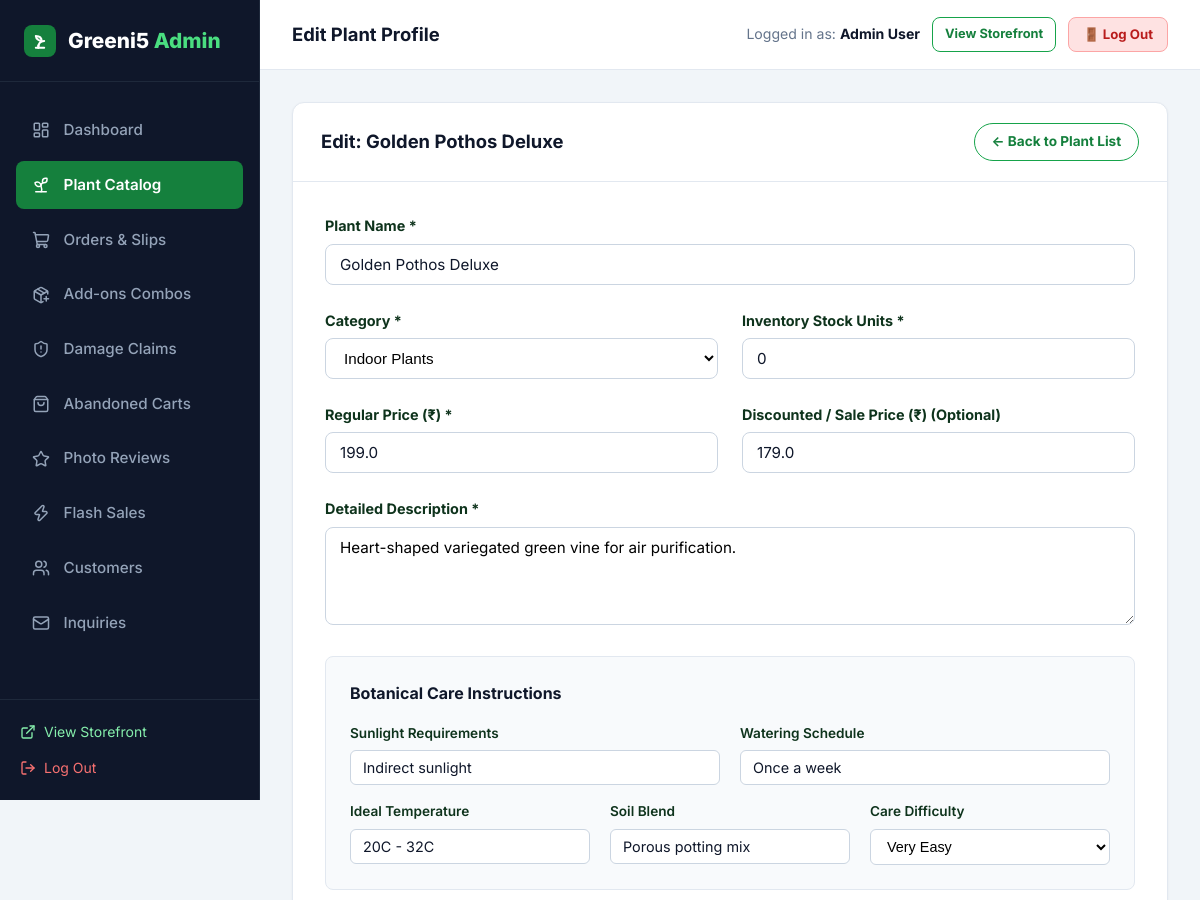
The app's page /admin/plants/edit/24 (signed in, upper part), older data.
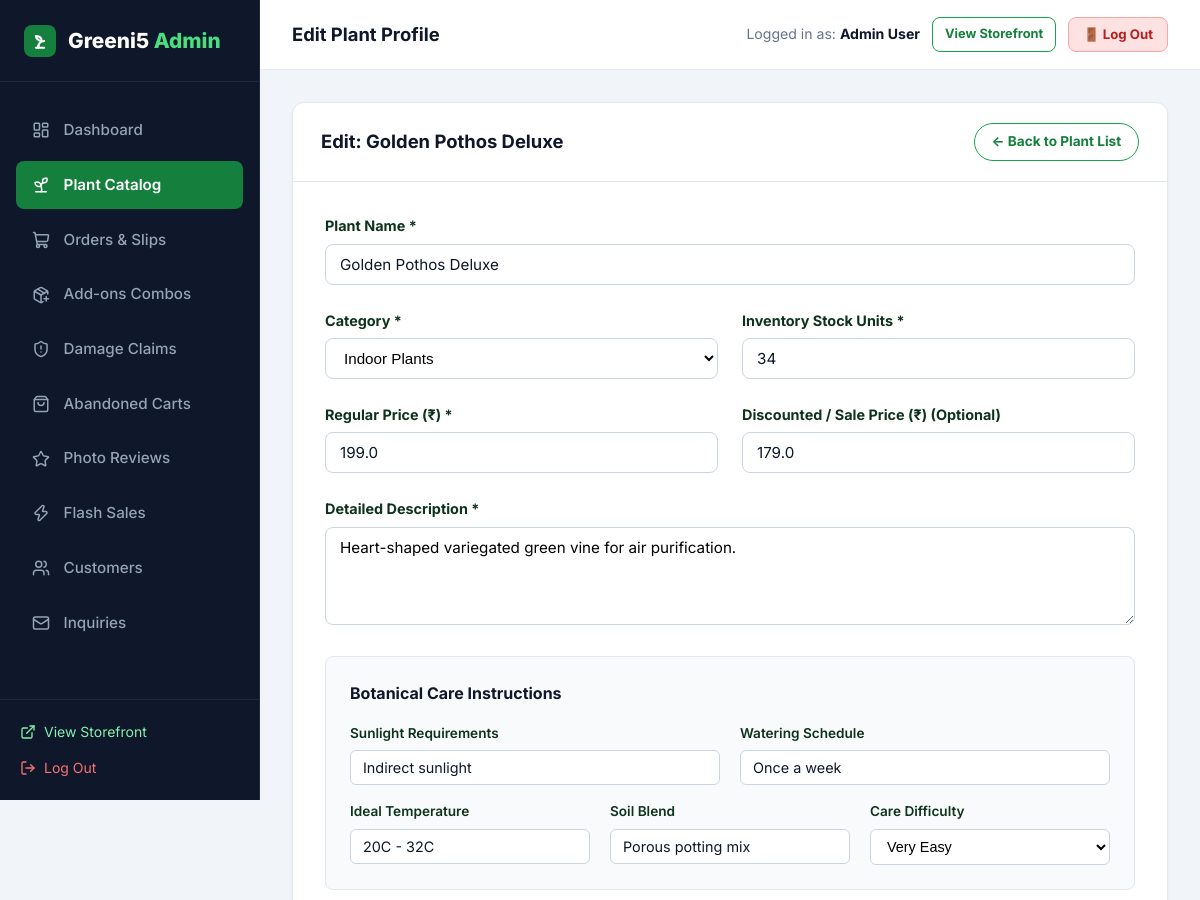
The same page, newer data.
### tables this page shows
CREATE TABLE plants (
    id INTEGER PRIMARY KEY AUTOINCREMENT,
    category_id INTEGER NOT NULL,
    name TEXT NOT NULL,
    slug TEXT NOT NULL UNIQUE,
    price REAL NOT NULL,
    discount_price REAL,
    stock INTEGER NOT NULL DEFAULT 10,
    description TEXT NOT NULL,
    sunlight TEXT,
    watering TEXT,
    temperature TEXT,
    soil TEXT,
    difficulty TEXT DEFAULT 'Easy',
    is_featured INTEGER DEFAULT 0,
    is_bestseller INTEGER DEFAULT 0,
    created_at TIMESTAMP DEFAULT CURRENT_TIMESTAMP,
    FOREIGN KEY (category_id) REFERENCES categories(id) ON DELETE CASCADE
);

### app.py (the view, shortened to what this page needs)
@app.route('/admin/plants/edit/<int:plant_id>', methods=['GET', 'POST'])
@admin_required
def admin_plant_edit(plant_id):
    plant = query_db('SELECT * FROM plants WHERE id = ?', (plant_id,), one=True)
    if not plant:
        abort(404)
    categories = query_db('SELECT * FROM categories ORDER BY name ASC')
    images = query_db('SELECT * FROM plant_images WHERE plant_id = ? ORDER BY is_primary DESC, id ASC', (plant_id,))
    variants = query_db('SELECT * FROM plant_variants WHERE plant_id = ? ORDER BY extra_price ASC', (plant_id,))
    return render_template('admin/plant_form.html', categories=categories, plant=plant, images=images, variants=variants)

### app.py (called while the page is built)
@app.after_request
def add_cache_control_headers(response):
    if response.content_type and 'text/html' in response.content_type:
        response.headers['Cache-Control'] = 'no-cache, no-store, must-revalidate, max-age=0'
        response.headers['Pragma'] = 'no-cache'
        response.headers['Expires'] = '0'
    return response

def admin_required(f):
    @wraps(f)
    def decorated_function(*args, **kwargs):
        if 'user_id' not in session:
            flash('Admin authentication required.', 'warning')
            return redirect(url_for('login', next=request.full_path.rstrip('?')))
        user = query_db('SELECT role FROM users WHERE id = ?', (session['user_id'],), one=True)
        if not user or user['role'] != 'admin':
            flash('Access denied. Administrator privileges required.', 'danger')
            return redirect(url_for('index'))
        return f(*args, **kwargs)
    return decorated_function

### database.py (called while the page is built)
def get_db():
    db = getattr(g, '_database', None)
    if db is None:
        db = g._database = sqlite3.connect(DATABASE)
        db.row_factory = sqlite3.Row
        db.execute('PRAGMA foreign_keys = ON;')
    return db

### templates/admin/plant_form.html (shortened to what the changed rows need)
{% extends "admin/base_admin.html" %}
{% block admin_content %}
<div class="admin-card" style="max-width: 900px; margin: 0 auto;">
  <div class="admin-card-header">
    <h3>{{ 'Edit: ' + plant.name if plant else 'New Botanical Product Details' }}</h3>
    <a href="{{ url_for('admin_plants') }}" class="btn btn-outline btn-sm">← Back to Plant List</a>
  </div>
  <div style="padding: 2rem;">
    <form action="{{ url_for('admin_plant_edit', plant_id=plant.id) if plant else url_for('admin_plant_add') }}" method="POST" enctype="multipart/form-data">
      <div style="margin-bottom: 1.5rem;">
        <label style="display: block; font-weight: 700; font-size: 0.9rem; margin-bottom: 0.4rem;">Plant Name *</label>
        <input type="text" name="name" required value="{{ plant.name if plant else '' }}" placeholder="e.g. Fiddle Leaf Fig (Ficus Lyrata)" style="width: 100%; padding: 10px 14px; border: 1px solid #cbd5e1; border-radius: 8px; font-size: 0.95rem;">
      </div>
      <div style="display: grid; grid-template-columns: 1fr 1fr; gap: 1.5rem; margin-bottom: 1.5rem;">
        <div>
          <label style="display: block; font-weight: 700; font-size: 0.9rem; margin-bottom: 0.4rem;">Inventory Stock Units *</label>
          <input type="number" name="stock" required min="0" value="{{ plant.stock if plant else 15 }}" style="width: 100%; padding: 10px 14px; border: 1px solid #cbd5e1; border-radius: 8px; font-size: 0.95rem;">
        </div>
      </div>
      <div style="display: grid; grid-template-columns: 1fr 1fr; gap: 1.5rem; margin-bottom: 1.5rem;">
        <div>
          <label style="display: block; font-weight: 700; font-size: 0.9rem; margin-bottom: 0.4rem;">Regular Price (₹) *</label>
          <input type="number" step="0.01" name="price" required value="{{ plant.price if plant else '' }}" placeholder="899.00" style="width: 100%; padding: 10px 14px; border: 1px solid #cbd5e1; border-radius: 8px; font-size: 0.95rem;">
        </div>
        <div>
          <label style="display: block; font-weight: 700; font-size: 0.9rem; margin-bottom: 0.4rem;">Discounted / Sale Price (₹) (Optional)</label>
          <input type="number" step="0.01" name="discount_price" value="{{ plant.discount_price if plant and plant.discount_price else '' }}" placeholder="749.00" style="width: 100%; padding: 10px 14px; border: 1px solid #cbd5e1; border-radius: 8px; font-size: 0.95rem;">
        </div>
      </div>
      <div style="margin-bottom: 1.5rem;">
        <label style="display: block; font-weight: 700; font-size: 0.9rem; margin-bottom: 0.4rem;">Detailed Description *</label>
        <textarea name="description" rows="4" required placeholder="Describe appearance, air purifying benefits, origin, aesthetic appeal..." style="width: 100%; padding: 10px 14px; border: 1px solid #cbd5e1; border-radius: 8px; font-size: 0.95rem; font-family: inherit;">{{ plant.description if plant else '' }}</textarea>
      </div>
      <div style="background: #f8fafc; border: 1px solid #e2e8f0; border-radius: 8px; padding: 1.5rem; margin-bottom: 1.5rem;">
        <div style="display: grid; grid-template-columns: 1fr 1fr; gap: 1.25rem; margin-bottom: 1rem;">
          <div>
            <label style="display: block; font-size: 0.85rem; font-weight: 600; margin-bottom: 0.35rem;">Sunlight Requirements</label>
            <input type="text" name="sunlight" value="{{ plant.sunlight if plant else '' }}" placeholder="e.g. Bright indirect sunlight" style="width: 100%; padding: 8px 12px; border: 1px solid #cbd5e1; border-radius: 6px; font-size: 0.9rem;">
          </div>
          <div>
            <label style="display: block; font-size: 0.85rem; font-weight: 600; margin-bottom: 0.35rem;">Watering Schedule</label>
            <input type="text" name="watering" value="{{ plant.watering if plant else '' }}" placeholder="e.g. Once a week when topsoil dries" style="width: 100%; padding: 8px 12px; border: 1px solid #cbd5e1; border-radius: 6px; font-size: 0.9rem;">
          </div>
        </div>
        <div style="display: grid; grid-template-columns: 1fr 1fr 1fr; gap: 1.25rem;">
          <div>
            <label style="display: block; font-size: 0.85rem; font-weight: 600; margin-bottom: 0.35rem;">Ideal Temperature</label>
            <input type="text" name="temperature" value="{{ plant.temperature if plant else '' }}" placeholder="e.g. 18°C - 30°C" style="width: 100%; padding: 8px 12px; border: 1px solid #cbd5e1; border-radius: 6px; font-size: 0.9rem;">
          </div>
          <div>
            <label style="display: block; font-size: 0.85rem; font-weight: 600; margin-bottom: 0.35rem;">Soil Blend</label>
            <input type="text" name="soil" value="{{ plant.soil if plant else '' }}" placeholder="e.g. Well-draining coco-peat mix" style="width: 100%; padding: 8px 12px; border: 1px solid #cbd5e1; border-radius: 6px; font-size: 0.9rem;">
          </div>
        </div>
      </div>
      </div>
  </div>
</div>
{% endblock %}

Row changes from the older to the newer data that the page shows:
changed plants "Edit: Golden Pothos Deluxe": stock "0" → "34"
